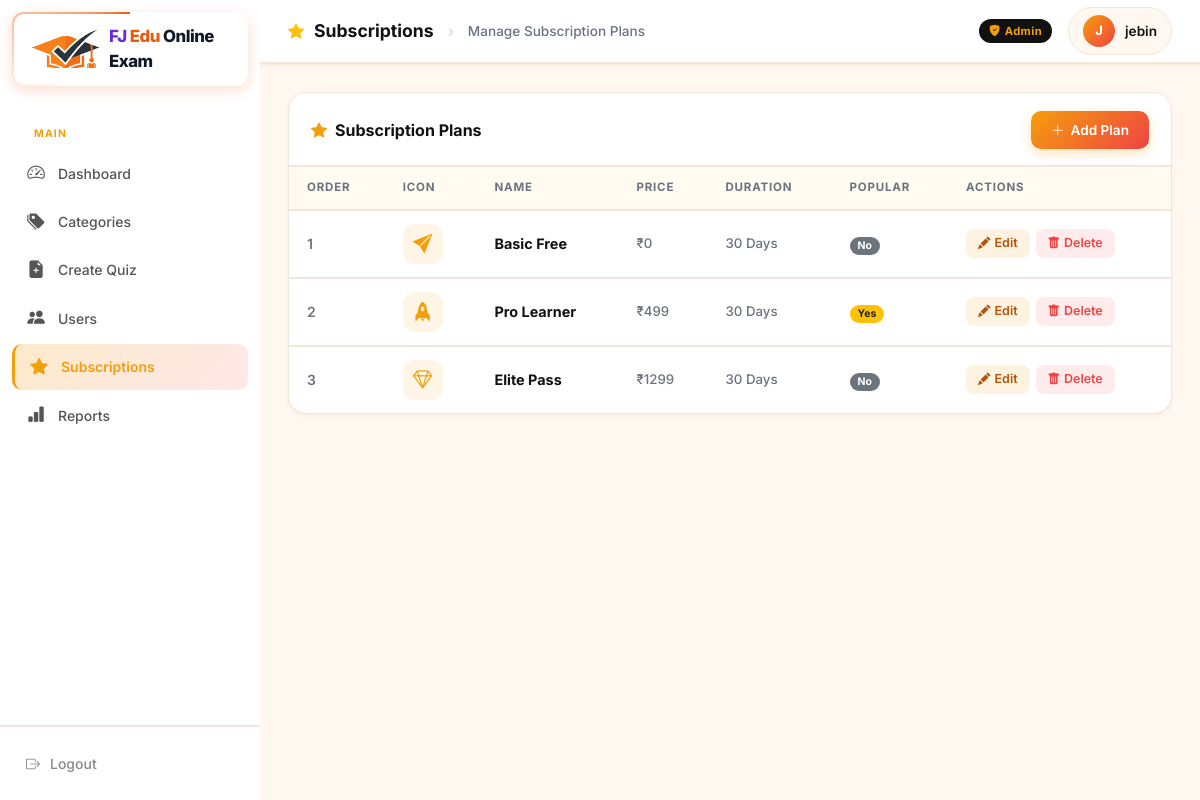
/admin-dashboard/subscriptions/ (signed in), run on the app's committed database.
### quiz/models.py (models this page shows, shortened)
class SubscriptionPlan(models.Model):
    name = models.CharField(max_length=255)
    description = models.TextField(blank=True)
    icon_class = models.CharField(max_length=100, default='bi-star-fill', help_text="Bootstrap icon class")
    is_popular = models.BooleanField(default=False, help_text="Highlight this plan as most popular")
    price = models.PositiveIntegerField(default=0, help_text="Price in INR")
    duration_days = models.PositiveIntegerField(default=30, help_text="Duration in days (0 for lifetime)")
    order = models.PositiveIntegerField(default=0)
    created_at = models.DateTimeField(auto_now_add=True)
    class Meta:
        ordering = ['order', 'id']

### quiz/views.py (the view)
# urls.py: path('admin-dashboard/subscriptions/', views.admin_subscriptions_list, name='admin_subscriptions_list'),
@user_passes_test(is_admin)
def admin_subscriptions_list(request):
    plans = SubscriptionPlan.objects.all().order_by('order')
    return render(request, 'quiz/admin_subscriptions_list.html', {'plans': plans})

### quiz/views.py (called while the page is built)
def is_admin(user):
    return user.is_authenticated and (user.is_staff or user.is_superuser)

### quiz/templates/quiz/admin_subscriptions_list.html (shortened to what this page needs)
{% load static %}
<!DOCTYPE html>
<html lang="en">
<head>
  <link href="https://cdn.jsdelivr.net/npm/bootstrap@5.3.2/dist/css/bootstrap.min.css" rel="stylesheet">
  <link rel="stylesheet" href="https://cdn.jsdelivr.net/npm/bootstrap-icons@1.11.3/font/bootstrap-icons.min.css">
  <link rel="stylesheet" href="https://cdnjs.cloudflare.com/ajax/libs/font-awesome/6.4.0/css/all.min.css">
</head>
<body>
  <aside class="sidebar">
    <div class="sidebar-brand animated-brand-border" style="padding: 12px 20px; display: flex; align-items: center; gap: 10px;  border-radius: 12px; margin: 12px; background: #fff;">
      <img src="{% static 'quiz/images/logo_icon.png' %}" alt="FJ Edu Online Exam Icon" style="height: 38px; width: auto; object-fit: contain;">
      <div style="font-size: 1.05rem; font-weight: 800; color: var(--black); letter-spacing: -0.5px;"><span style="color: #6d28d9;">FJ</span> <span style="color: var(--orange, #ea580c);">Edu</span> <span style="color: #111827;">Online Exam</span></div>
    </div>
    <nav class="sidebar-nav">
      <div class="sidebar-section-label">Main</div>
      <a href="{% url 'quiz:admin_dashboard' %}">
        <i class="bi bi-speedometer2"></i> <span>Dashboard</span>
      </a>
      <a href="{% url 'quiz:admin_categories_list' %}">
        <i class="bi bi-tags-fill"></i> <span>Categories</span>
      </a>
      <a href="{% url 'quiz:admin_add_quiz' %}">
        <i class="bi bi-file-earmark-plus-fill"></i> <span>Create Quiz</span>
      </a>
      <a href="{% url 'quiz:admin_users_list' %}">
        <i class="bi bi-people-fill"></i> <span>Users</span>
      </a>
      <a href="{% url 'quiz:admin_subscriptions_list' %}" class="active">
        <i class="bi bi-star-fill"></i> <span>Subscriptions</span>
      </a>
      <a href="{% url 'quiz:admin_reports' %}">
        <i class="bi bi-bar-chart-fill"></i> <span>Reports</span>
      </a>
    </nav>
    <div class="sidebar-footer">
      <a href="{% url 'quiz:logout' %}">
        <i class="bi bi-box-arrow-right"></i> <span>Logout</span>
      </a>
    </div>
  </aside>
  <div class="main-wrapper">
    <header class="topbar">
      <div class="topbar-left">
        <i class="bi bi-star-fill text-warning"></i>
        <h4>Subscriptions</h4>
        <span style="margin:0 4px;color:#d1d5db;">›</span>
        <span style="font-size:.85rem;color:var(--text-muted);font-weight:500;">Manage Subscription Plans</span>
      </div>
      <div class="topbar-right">
        <span class="topbar-badge"><i class="bi bi-shield-fill-check me-1"></i>Admin</span>
        <div class="topbar-admin">
          <div class="avatar">{{ request.user.username|first|upper }}</div>
          <span>{{ request.user.username }}</span>
        </div>
      </div>
    </header>
    <main class="content-area">
      <div class="section-card">
        <div class="section-card-header">
          <h5><i class="bi bi-star-fill"></i> Subscription Plans</h5>
          <div style="display:flex;gap:10px;align-items:center;flex-wrap:wrap;">
            <a href="{% url 'quiz:admin_add_subscription' %}" class="btn-primary-cta" id="btn-add-subscription">
              <i class="bi bi-plus-lg"></i> Add Plan
            </a>
          </div>
        </div>
        <div>
          {% if plans %}
          <table class="dash-table">
            <thead>
              <tr>
                <th>Order</th>
                <th>Icon</th>
                <th>Name</th>
                <th>Price</th>
                <th>Duration</th>
                <th>Popular</th>
                <th>Actions</th>
              </tr>
            </thead>
            <tbody>
              {% for plan in plans %}
              <tr>
                <td style="color:var(--text-muted);font-weight:600;">{{ plan.order }}</td>
                <td>
                  <div class="icon-preview">
                    <i class="bi {{ plan.icon_class }}"></i>
                  </div>
                </td>
                <td>
                  <div style="font-weight:700;font-size:.9rem;">{{ plan.name }}</div>
                </td>
                <td style="color:var(--text-muted);font-size:.83rem; font-weight: 500;">
                  ₹{{ plan.price }}
                </td>
                <td style="color:var(--text-muted);font-size:.83rem; font-weight: 500;">
                  {% if plan.duration_days == 0 %}Lifetime{% else %}{{ plan.duration_days }} Days{% endif %}
                </td>
                <td>
                  {% if plan.is_popular %}
                  <span class="badge bg-warning text-dark px-2 rounded-pill">Yes</span>
                  {% else %}
                  <span class="badge bg-secondary px-2 rounded-pill">No</span>
                  {% endif %}
                </td>
                <td>
                  <div style="display:flex;gap:6px;flex-wrap:wrap;">
                    <a href="{% url 'quiz:admin_edit_subscription' plan.id %}" class="tbl-action-btn btn-edit">
                      <i class="bi bi-pencil-fill"></i> Edit
                    </a>
                    <form method="post" action="{% url 'quiz:admin_delete_subscription' plan.id %}" style="display:inline;" onsubmit="return confirm('Delete plan \'{{ plan.name }}\'? This cannot be undone.');">
                      <button type="submit" class="tbl-action-btn btn-del">
                        <i class="bi bi-trash-fill"></i> Delete
                      </button>
                    </form>
                  </div>
                </td>
              </tr>
              {% endfor %}
            </tbody>
          </table>
          {% else %}
          <div class="empty-state">
            <i class="bi bi-star"></i>
            <p>No subscription plans found. <a href="{% url 'quiz:admin_add_subscription' %}" style="color:var(--accent);">Create your first plan →</a></p>
          </div>
          {% endif %}
        </div>
      </div>
    </main>
  </div>
</body>
</html>

### data on the page
SubscriptionPlan: order "1", name "Basic Free", price "0", duration_days "30", is_popular "No"
SubscriptionPlan: order "2", name "Pro Learner", price "499", duration_days "30", is_popular "Yes"
SubscriptionPlan: order "3", name "Elite Pass", price "1299", duration_days "30", is_popular "No"

### other printed values
{{ request.user.username|first|upper }} "J"
{{ request.user.username }} "jebin"
